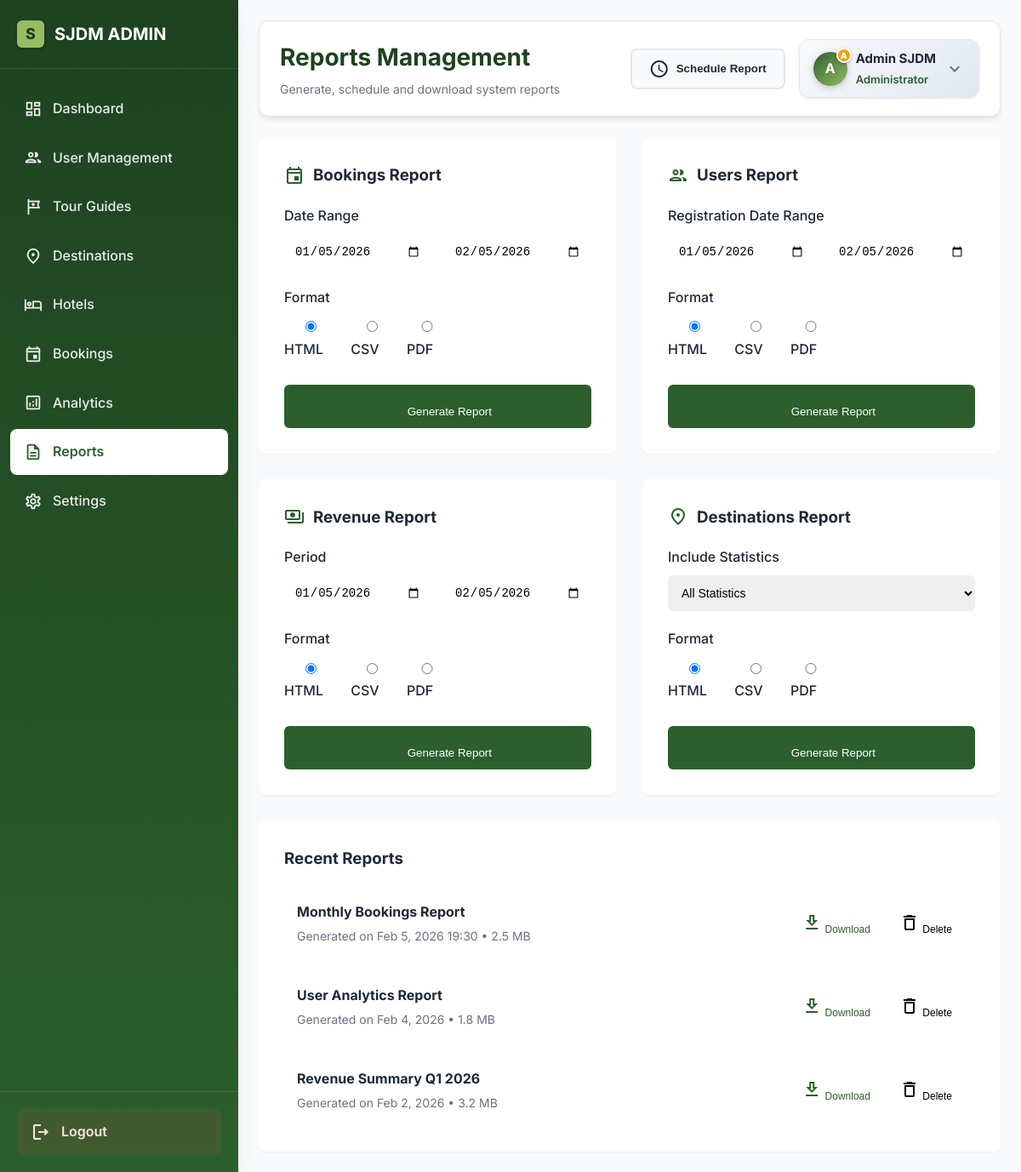
Screenshot of /admin/reports.php (signed in) with the database file from the repository.
### tables this page shows
CREATE TABLE `admin_menu_items` (
    `id` int(11) NOT NULL AUTO_INCREMENT,
    `menu_name` varchar(100) NOT NULL,
    `menu_icon` varchar(50) DEFAULT NULL,
    `menu_url` varchar(200) NOT NULL,
    `display_order` int(11) DEFAULT 0,
    `is_active` tinyint(1) DEFAULT 1,
    `parent_id` int(11) DEFAULT 0,
    `created_at` timestamp NOT NULL DEFAULT current_timestamp(),
    `updated_at` timestamp NOT NULL DEFAULT current_timestamp() ON UPDATE current_timestamp(),
    PRIMARY KEY (`id`),
    KEY `idx_display_order` (`display_order`),
    KEY `idx_is_active` (`is_active`)
);

CREATE TABLE `users` (
    `id` int(11) NOT NULL,
    `first_name` varchar(50) NOT NULL,
    `last_name` varchar(50) NOT NULL,
    `email` varchar(100) NOT NULL,
    `password` varchar(255) NOT NULL,
    `user_type` enum('user', 'admin') DEFAULT 'user',
    `status` enum(
        'active',
        'inactive',
        'suspended'
    ) DEFAULT 'active',
    `created_at` timestamp NOT NULL DEFAULT current_timestamp(),
    `updated_at` timestamp NOT NULL DEFAULT current_timestamp() ON UPDATE current_timestamp(),
    `last_login` timestamp NULL DEFAULT NULL
);

### admin/reports.php (the view, shortened to what the rows shown need)
<?php
require_once __DIR__ . '/../config/auth.php';
function getAdminConnection()
{
    return getDatabaseConnection();
}
function initAdminAuth()
{
    return getCurrentUser();
}
$currentUser = initAdminAuth();
$conn = getAdminConnection();
$rSettings = [];
$result = $conn->query("SELECT setting_key, setting_value FROM report_settings");
if ($result) {
    while ($row = $result->fetch_assoc()) {
        $rSettings[$row['setting_key']] = $row['setting_value'];
    }
}
$moduleTitle = $rSettings['module_title'] ?? 'Reports Management';
$adminInfo = ['role_title' => 'Administrator', 'admin_mark' => 'A'];
$menuItems = [];
$result = $conn->query("SELECT * FROM admin_menu_items WHERE is_active = 1 ORDER BY display_order ASC");
if ($result) {
    while ($row = $result->fetch_assoc()) {
        $menuItems[] = $row;
    }
}
?>
<!DOCTYPE html>
<html lang="en">
<head>
    <link rel="stylesheet" href="admin-styles.css">
</head>
<body>
    <div class="admin-container">
        <aside class="sidebar">
            <nav class="sidebar-nav">
                <?php foreach ($menuItems as $item):
                    $isActive = basename($_SERVER['PHP_SELF']) == $item['menu_url'] ? 'active' : '';
                    ?>
                    <a href="<?php echo $item['menu_url']; ?>" class="nav-item <?php echo $isActive; ?>">
                        <span class="material-icons-outlined"><?php echo $item['menu_icon']; ?></span>
                        <span><?php echo $item['menu_name']; ?></span>
                    </a>
                <?php endforeach; ?>
            </nav>
        </aside>
        <main class="main-content">
            <header class="top-bar">
                <div class="page-title">
                    <h1><?php echo $moduleTitle; ?></h1>
                </div>
                <div class="top-bar-actions">
                    <div class="profile-dropdown">
                        <div class="profile-dropdown-toggle">
                            <div class="avatar">
                                <span><?php echo strtoupper(substr($currentUser['first_name'], 0, 1)); ?></span>
                                <div class="admin-mark-badge"><?php echo $adminInfo['admin_mark'] ?? 'A'; ?></div>
                            </div>
                            <div class="user-info">
                                <p class="user-name">
                                    <?php echo htmlspecialchars($currentUser['first_name'] . ' ' . $currentUser['last_name']); ?>
                                </p>
                                <p class="user-role"><?php echo $adminInfo['role_title']; ?></p>
                            </div>
                        </div>
                    </div>
                </div>
            </header>
        </main>
    </div>
</body>
</html>

### rows the page displays
admin_menu_items: menu_name "Dashboard"
admin_menu_items: menu_name "User Management"
admin_menu_items: menu_name "Tour Guides"
admin_menu_items: menu_name "Destinations"
admin_menu_items: menu_name "Hotels"
admin_menu_items: menu_name "Bookings"
admin_menu_items: menu_name "Analytics"
admin_menu_items: menu_name "Reports"
admin_menu_items: menu_name "Settings"
users: first_name "A", first_name+last_name "Admin SJDM"

### other values shown
substr($logoText, 0, 1) ?: 'A' "S"
$logoText "SJDM ADMIN"
$moduleTitle "Reports Management"
$moduleSubtitle "Generate, schedule and download system reports"
$adminInfo['admin_mark'] "A"
$adminInfo['role_title'] "Administrator"
